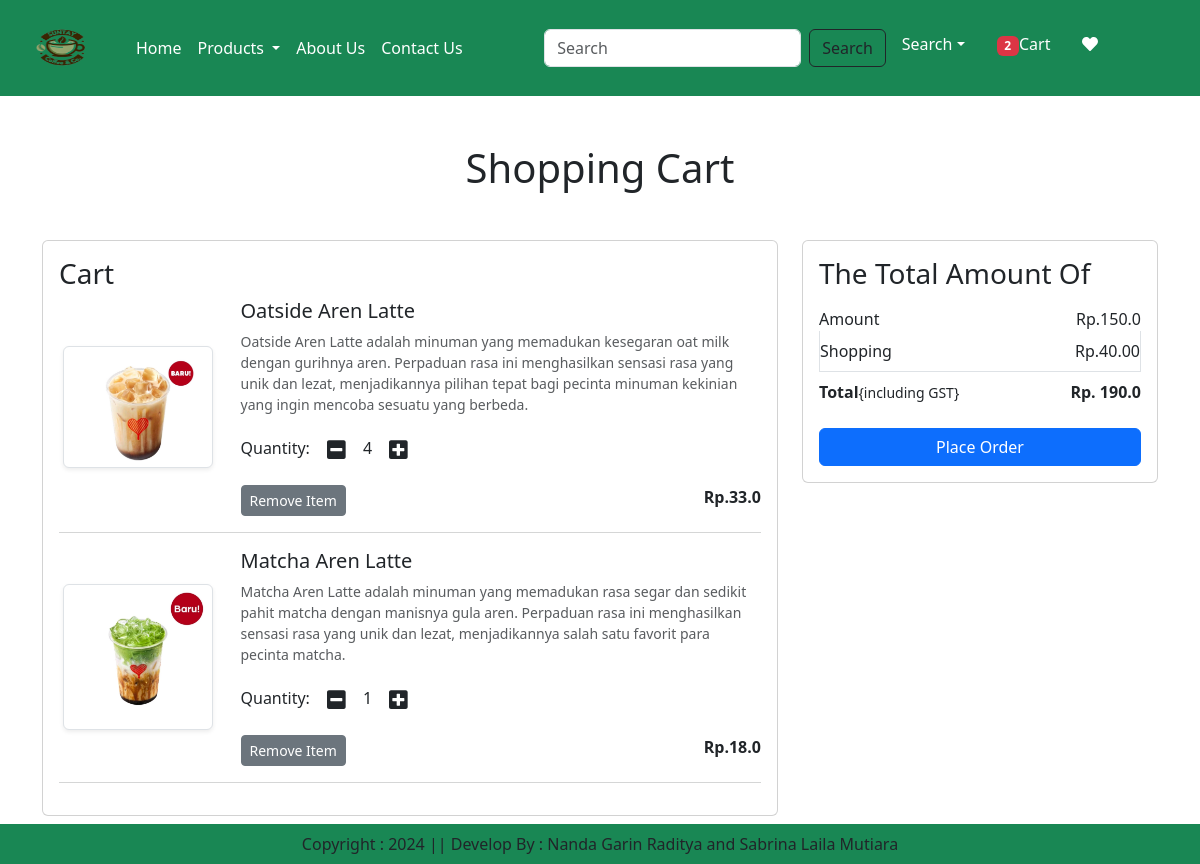
The page /cart/ (signed in) on the database as committed earlier.
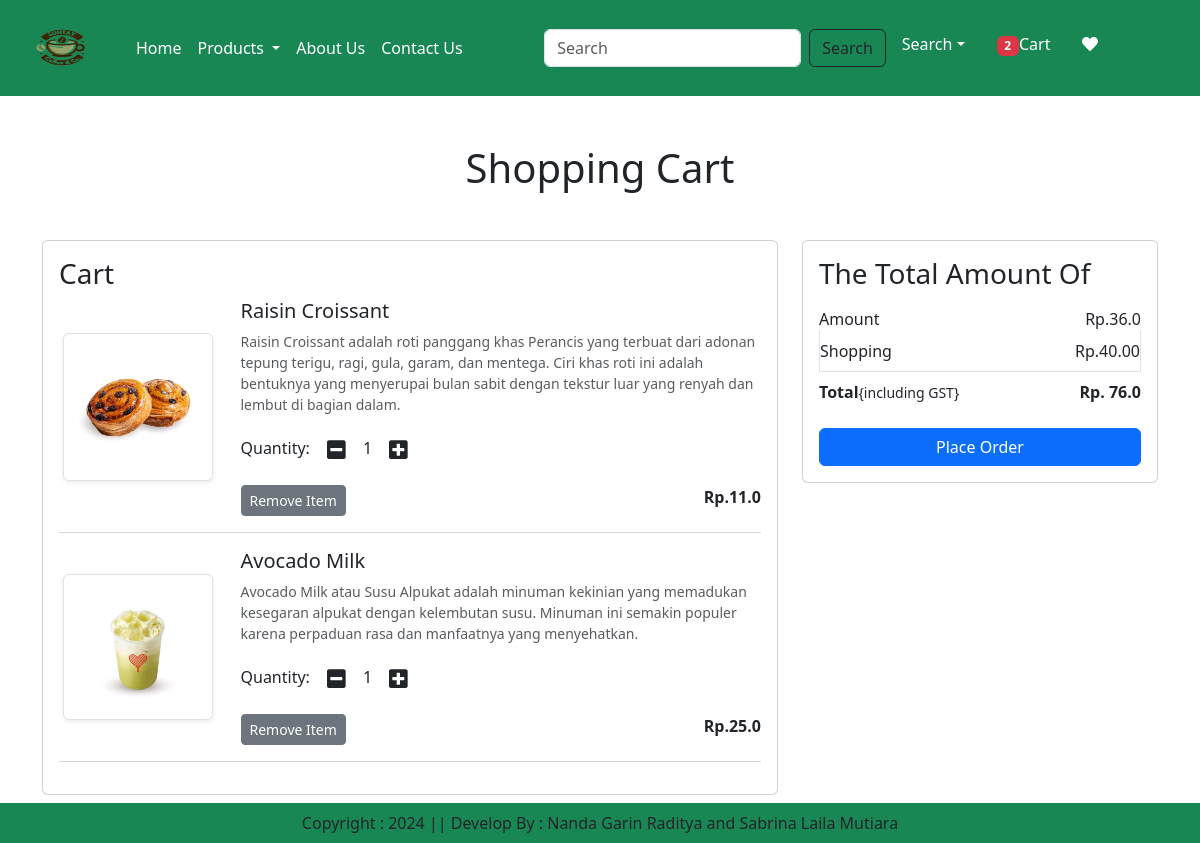
The same page on the database as committed later.
### app/models.py (models this page shows, shortened)
class Cart(models.Model):
    user = models.ForeignKey(User, on_delete=models.CASCADE)
    product = models.ForeignKey(Product, on_delete=models.CASCADE)
    quantity = models.PositiveIntegerField(default=1)

class Product(models.Model):
    title = models.CharField(max_length=100)
    selling_price = models.FloatField()
    discounted_price = models.FloatField()
    description = models.TextField()
    composition = models.TextField(default="")
    category = models.CharField(choices=CATEGORY_CHOICES, max_length=2)
    product_image = models.ImageField(upload_to="product")
    prodapp = models.CharField(max_length=100, null=True, blank=True)

### app/views.py (the view)
# urls.py: path('cart/',views.show_cart,name='showcart'),
def show_cart(request):
    user = request.user
    cart = Cart.objects.filter(user=user)
    amount = 0
    for p in cart:
        value = p.quantity * p.product.discounted_price
        amount = amount + value
    totalamount = amount + 40
    totalitem = 0
    if request.user.is_authenticated:
        totalitem = len(Cart.objects.filter(user=request.user))
    return render(request, "app/addtocart.html", locals())

### app/templates/app/addtocart.html (shortened to what this page needs)
{% extends "app/base.html" %}
{% load static %}
{% block main-content %}
<div class="container my-5">
    <div class="row">
        {% if cart %}
        <h1 class="text-center mb-5">Shopping Cart</h1>
        <div class="col-sm-8">
            <div class="card">
                <div class="card-body">
                    <h3>Cart</h3>
                    {% for item in cart %}
                    <div class="row">
                        <div class="col-sm-3 text-center align-self-center"><img src="{{item.product.product_image.url}}" alt="" srcset="" class="img-fluid img-thumbnail shadow-sm" height="150" width="150"></div>
                        <div class="col-sm-9">
                            <div>
                                <h5>{{item.product.title}}</h5>
                                <p class="mb-2 text-muted small">{{item.product.description}}</p>
                                <div class="my-3">
                                    <label for="quantity">Quantity:</label>
                                    <a class="minus-cart btn" pid={{item.product.id}}><i class="fas fa-minus-square fa-lg"></i></a>
                                    <span id="quantity">{{item.quantity}}</span>
                                    <a class="plus-cart btn" pid={{item.product.id}}><i class="fas fa-plus-square fa-lg"></i></a>
                                </div>
                                <div class="d-flex justify-content-between">
                                    <a href="#" class="remove-cart btn btn-sm btn-secondary mr-3" pid={{item.product.id}}>Remove Item</a>
                                    <p class="mb-0"><span><strong>Rp.{{item.product.discounted_price}}</strong></span></p>
                                </div>
                            </div>
                        </div>
                    </div>
                    <hr class="text-muted">
                    {% endfor %}
                </div>
            </div>
        </div>
        <div class="col-sm-4">
            <div class="card">
                <div class="card-body">
                    <h3>The Total Amount Of</h3>
                    <ul class="list-group">
                        <li class="list-group-item d-flex justify-content-between align-items-center border-0 px-0 pb-0">Amount<span id="amount">Rp.{{amount}}</span></li>
                        <li class="list-group-item d-flex justify-content-between align-items-center px-0">Shopping<span>Rp.40.00</span></li>
                        <li class="list-group-item d-flex justify-content-between align-items-center border-0 px-0 mb-3">
                            <div>
                                <strong>Total</strong><small>{including GST}</small>
                            </div>
                            <span id="totalamount"><strong>Rp. {{totalamount}}</strong></span>
                        </li>
                    </ul>
                    <div class="d-grid"><a href="{% url 'checkout' %}" class="btn btn-primary">Place Order</a></div>
                </div>
            </div>
        </div>
{% else %}
<h1 class="text-center mb-5">Cart Is Empty</h1>
{% endif %}
    </div>
</div>
{% endblock main-content %}

### app/templates/app/base.html (shortened to what this page needs)
<!DOCTYPE html>
{% load static %}
<html lang="en">
  <head>
    <link
      href="https://cdn.jsdelivr.net/npm/bootstrap@5.3.3/dist/css/bootstrap.min.css"
      rel="stylesheet"
    />
    <link rel="stylesheet" href="{% static 'app/css/owl.carousel.min.css'%}" />
    <link rel="stylesheet" href="{% static 'app/css/all.min.css'%}" />
    <link rel="stylesheet" href="{% static 'app/css/style.css'%}" />
  </head>
  <body>
    <nav class="navbar navbar-expand-lg navbar-dark bg-success">
      <div class="container-fluid">
        <a class="navbar-brand" href="#">
          <img src="{% static "app/images/logokopi.png" %}" width="100px"
          height="70px"/>
        </a>
        <div class="collapse navbar-collapse" id="navbarSupportedContent">
          <ul class="navbar-nav me-auto mb-2 mb-lg-0">
            {% if request.user.is_authenticated %}
            <li class="nav-item">
              <a class="nav-link active" aria-current="page" href="/">Home</a>
            </li>
            <li class="nav-item dropdown">
              <a
                class="nav-link dropdown-toggle text-white"
                href="#"
                role="button"
                data-bs-toggle="dropdown"
                aria-expanded="false"
              >
              Products
              </a>
            </li>
            <li class="nav-item">
              <a class="nav-link text-white" href="{% url 'about' %}">About Us</a>
            </li>
            <li class="nav-item">
              <a class="nav-link text-white" href="{% url 'contact' %}">Contact Us</a>
            </li>
          </ul>
          <form class="d-flex" role="search" action="/search">
            <input
              class="form-control me-2"
              type="search"
              placeholder="Search"
              name="search"
              aria-label="Search"
            />
            <button class="btn btn-outline-dark" type="submit">Search</button>
          </form>
          <ul class="navbar-nav me-auto mb-2 mb-1g-0">
            <li class="nav-item dropdown mx-2">
              <a
                class="nav-link dropdown-toggle text-white"
                href="#"
                id="profileDropdown"
                role="button"
                data-bs-toggle="dropdown"
                aria-expanded="false"
                >Search</a
              >
            </li>
            <li class="nav-item mx-2">
              <a href="{% url 'showcart' %}" class="nav-link text-white"><span class="badge bg-danger"> {% if totalitem > 0 %}{{totalitem}} {% endif %} </span>Cart</a>
            </li>
            <li class="nav-item mx-2">
              <a href="{% url 'showlist' %}" class="nav-link text-white"><i class="fa fa-heart"></i></a>
            </li>
            {% endif %}
          </ul>
        </div>
      </div>
    </nav>
    {% block main-content %} {% endblock main-content %}
    <footer
      class="container-fluid fixed-bottom bg-success text-center p-2 mt-5"
    >
      Copyright : 2024 || Develop By : Nanda Garin Raditya and Sabrina Laila
      Mutiara
    </footer>
  </body>
</html>

Rows that differ between the two databases and show on the page:
removed Cart: product.product_image (picture), product "Oatside Aren Latte", product.description "Oatside Aren Latte adalah minuman yang memadukan kesegaran oat milk dengan gurihnya aren. Perpaduan rasa ini menghasilkan sensasi rasa yang unik dan lezat, menjadikannya pilihan tepat bagi pecinta minuman kekinian yang ingin mencoba sesuatu yang berbeda.", quantity "4", product.discounted_price "33.0"
removed Cart: product.product_image (picture), product "Matcha Aren Latte", product.description "Matcha Aren Latte adalah minuman yang memadukan rasa segar dan sedikit pahit matcha dengan manisnya gula aren. Perpaduan rasa ini menghasilkan sensasi rasa yang unik dan lezat, menjadikannya salah satu favorit para pecinta matcha.", quantity "1", product.discounted_price "18.0"
added Cart: product.product_image (picture), product "Raisin Croissant", product.description "Raisin Croissant adalah roti panggang khas Perancis yang terbuat dari adonan tepung terigu, ragi, gula, garam, dan mentega. Ciri khas roti ini adalah bentuknya yang menyerupai bulan sabit dengan tekstur luar yang renyah dan lembut di bagian dalam.", quantity "1", product.discounted_price "11.0"
added Cart: product.product_image (picture), product "Avocado Milk", product.description "Avocado Milk atau Susu Alpukat adalah minuman kekinian yang memadukan kesegaran alpukat dengan kelembutan susu. Minuman ini semakin populer karena perpaduan rasa dan manfaatnya yang menyehatkan.", quantity "1", product.discounted_price "25.0"
Other text that changed with them:
{{ amount }}: "150.0" → "36.0"
{{ totalamount }}: "190.0" → "76.0"
